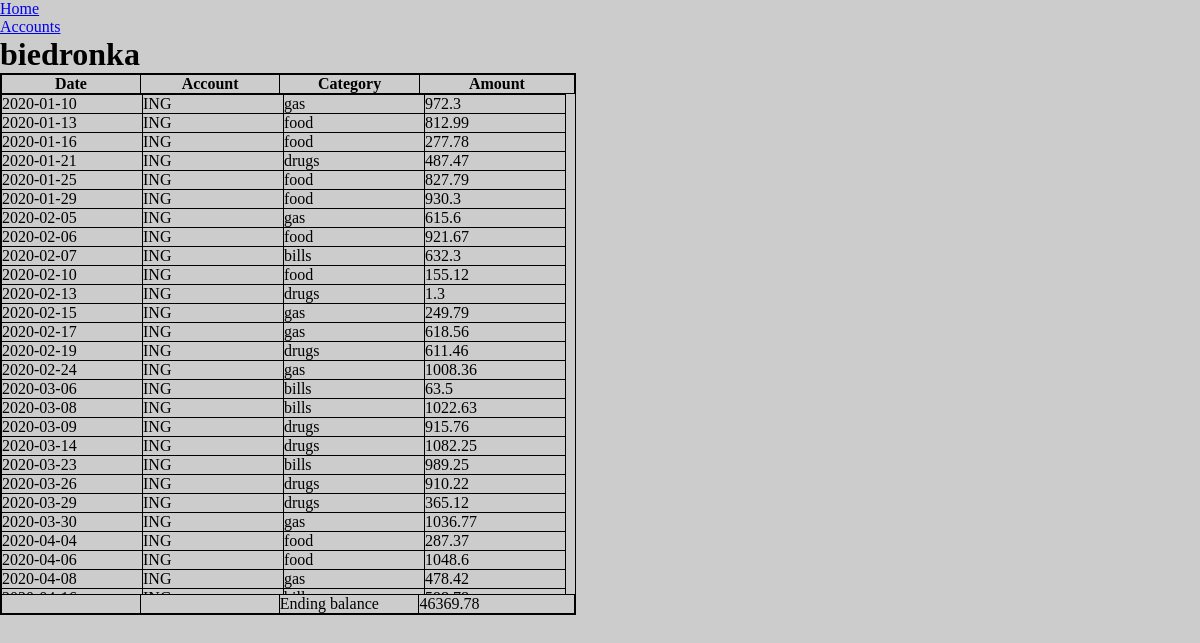
The page /payee/1 (signed in) on the database its author committed.
### tables this page shows
CREATE TABLE payee (payee_id INTEGER PRIMARY KEY, payee_name TEXT NOT NULL, user_id INTEGER NOT NULL, description TEXT);

CREATE TABLE transactions (transaction_id INTEGER PRIMARY KEY, 
date TEXT NOT NULL, payee_id INTEGER NOT NULL, 
category_id INTEGER NOT NULL, amount REAL NOT NULL, 
user_id INTEGER NOT NULL, account_id INTEGER NOT NULL);

CREATE TABLE account (account_id INTEGER PRIMARY KEY, account_name TEXT NOT NULL, user_id INTEGER NOT NULL, starting_balance REAL DEFAULT 0, account_hide INTEGER DEFAULT 0);

CREATE TABLE category (category_id INTEGER PRIMARY KEY, category_name TEXT NOT NULL, user_id INTEGER NOT NULL);

### app/views.py (the view)
@app.route("/payee/<payee_id>")
@login_required
def payee(payee_id):
    with sql.connect("sqlite.db") as con:
        cur = con.cursor()
        cur.execute("SELECT payee_name FROM payee WHERE payee_id = ?",
                    (payee_id,))
        payee_name = cur.fetchone()[0]
        category_list_dict = category_list_from_db(session["user_id"], cur)
        account_list_dict = account_list_from_db(session["user_id"], cur)
        cur.execute(
            """SELECT * FROM transactions WHERE user_id = ? AND payee_id = ?
            ORDER BY date""", (session["user_id"], payee_id))
        trans_db = cur.fetchall()
    con.close()
    total = 0
    trans_list_dict = []
    for tran in trans_db:
        tran_dict = {}
        tran_dict["transaction_id"] = tran[0]
        tran_dict["date"] = tran[1]
        tran_dict["payee_id"] = tran[2]
        tran_dict["payee_name"] = payee_name
        tran_dict["category_id"] = tran[3]
        for cat in category_list_dict:
            if cat["category_id"] == tran[3]:
                tran_dict["category_name"] = cat["category_name"]
        tran_dict["amount"] = tran[4]
        total = round(float(total + tran[4]), 2)
        tran_dict["user_id"] = tran[5]
        tran_dict["account_id"] = tran[6]
        for acc in account_list_dict:
            if acc["account_id"] == tran[6]:
                tran_dict["account_name"] = acc["account_name"]
        trans_list_dict.append(tran_dict)
    return render_template("payee.html", payee_name=payee_name,
                           trans_list_dict=trans_list_dict, total=total)

### app/helpers.py (called while the page is built)
def login_required(f):
    @wraps(f)
    def decorated_function(*args, **kwargs):
        if session.get('user_id') is None:
            return redirect("/login")
        return f(*args, **kwargs)
    return decorated_function

def category_list_from_db(user_id, cur):
    category_list_dict = []
    cur.execute("""SELECT * FROM category WHERE user_id = ?
        ORDER BY category_name COLLATE NOCASE ASC""", (user_id,))
    category_db = cur.fetchall()
    if not category_db:
        flash("You need to add category before", "error")
        return redirect("/categories")
    for category in category_db:
        category_dict = {}
        category_dict["category_id"] = category[0]
        category_dict["category_name"] = category[1]
        category_dict["user_id"] = category[2]
        category_list_dict.append(category_dict)
    return category_list_dict

def account_list_from_db(user_id, cur):
    account_list_dict = []
    cur.execute("""SELECT * FROM account WHERE user_id = ?
        ORDER BY account_name COLLATE NOCASE ASC""", (user_id,))
    account_db = cur.fetchall()
    if not account_db:
        flash("You need to add category before", "error")
        return redirect("/add_account")
    for acc in account_db:
        account_dict = {}
        account_dict["account_id"] = acc[0]
        account_dict["account_name"] = acc[1]
        account_dict["user_id"] = acc[2]
        account_dict["starting_balance"] = acc[3]
        account_dict["account_hide"] = acc[4]
        account_list_dict.append(account_dict)
    return account_list_dict

### app/views.py (called while the page is built)
@app.after_request
def after_request(response):
    response.headers["Cache-Control"] = "no-cache, no-store, must-revalidate"
    response.headers["Expires"] = 0
    response.headers["Pragma"] = "no-cache"
    return response

### app/templates/payee.html (shortened to what this page needs)
{% extends "layout.html" %}
{% block main %}
    <h1>{{ payee_name }}</h1>
    <table>
        <thead>
            <tr>
                <th>Date</th>
                <th>Account</th>
                <th>Category</th>
                <th>Amount</th>
            </tr>
        </thead>
        <tfoot>
            <tr>
                <td></td>
                <td></td>
                <td>Ending balance</td>
                <td>{{ total }}</td>
            </tr>
        </tfoot>
        <tbody>
            {% for tran in trans_list_dict %}
            <tr>
                <td>{{ tran["date"] }}</td>
                <td>{{ tran["account_name"] }}</td>
                <td>{{ tran["category_name"] }}</td>
                <td>{{ tran["amount"] }}</td>
            </tr>
            {% endfor %}
        </tbody>
    </table>
{% endblock %}

### app/static/style.css (style rules this page uses)
* { background-color: #ccc; margin: 0; padding: 0; }
table { width: 576px; border-spacing: 0; border: 1px solid black; border-collapse: collapse; }
tbody, tfoot tr, thead tr { display: block; }
tbody { height: 500px; overflow-y: auto; overflow-x: hidden; }
tbody td, thead th, tfoot td { width: 140px; }
thead th:last-child, tfoot td:last-child { width: 156px; }
th, td { border-spacing: 0; border: 1px solid black; border-collapse: collapse; }

### rows shown on the page
payee: payee_name "biedronka"
transactions: date "2020-01-10", amount "972.3"
account: account_name "ING" "ING" "ING" "ING" "ING" "ING" "ING" "ING" "ING" "ING" "ING" "ING" "ING" "ING" "ING" "ING" "ING" "ING" "ING" "ING" "ING" "ING" "ING" "ING" "ING" "ING"
category: category_name "gas" "gas" "gas" "gas" "gas" "gas" "gas"
transactions: date "2020-01-13", amount "812.99"
category: category_name "food" "food" "food" "food" "food" "food" "food" "food"
transactions: date "2020-01-16", amount "277.78"
transactions: date "2020-01-21", amount "487.47"
category: category_name "drugs" "drugs" "drugs" "drugs" "drugs" "drugs" "drugs"
transactions: date "2020-01-25", amount "827.79"
transactions: date "2020-01-29", amount "930.3"
transactions: date "2020-02-05", amount "615.6"
transactions: date "2020-02-06", amount "921.67"
transactions: date "2020-02-07", amount "632.3"
category: category_name "bills" "bills" "bills" "bills"
transactions: date "2020-02-10", amount "155.12"
transactions: date "2020-02-13", amount "1.3"
transactions: date "2020-02-15", amount "249.79"
transactions: date "2020-02-17", amount "618.56"
transactions: date "2020-02-19", amount "611.46"
transactions: date "2020-02-24", amount "1008.36"
transactions: date "2020-03-06", amount "63.5"
transactions: date "2020-03-08", amount "1022.63"
transactions: date "2020-03-09", amount "915.76"
transactions: date "2020-03-14", amount "1082.25"
transactions: date "2020-03-23", amount "989.25"
transactions: date "2020-03-26", amount "910.22"
transactions: date "2020-03-29", amount "365.12"
transactions: date "2020-03-30", amount "1036.77"
transactions: date "2020-04-04", amount "287.37"
transactions: date "2020-04-06", amount "1048.6"
transactions: date "2020-04-08", amount "478.42"

### other values the page prints
{{ total }} "46369.78"
